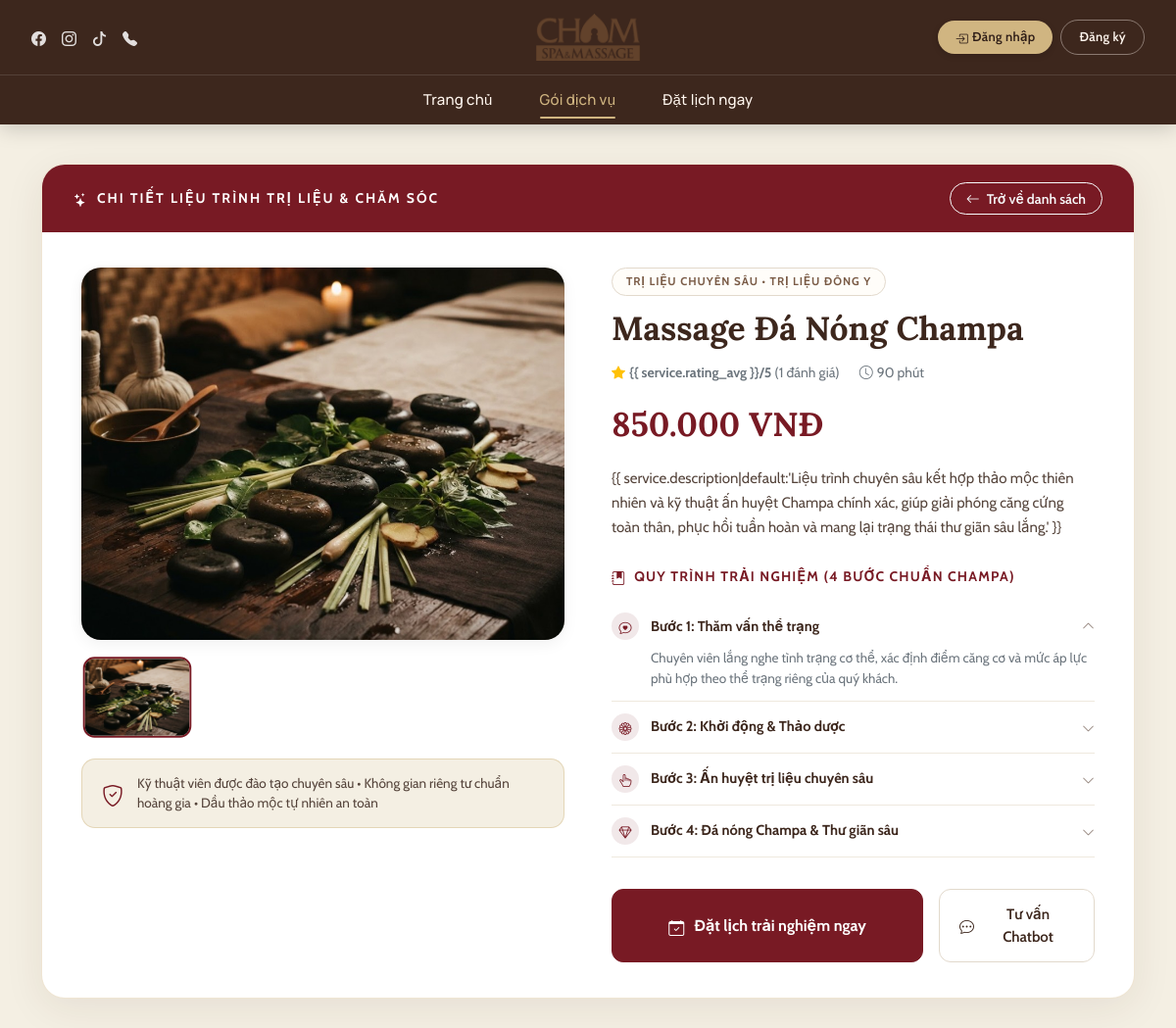
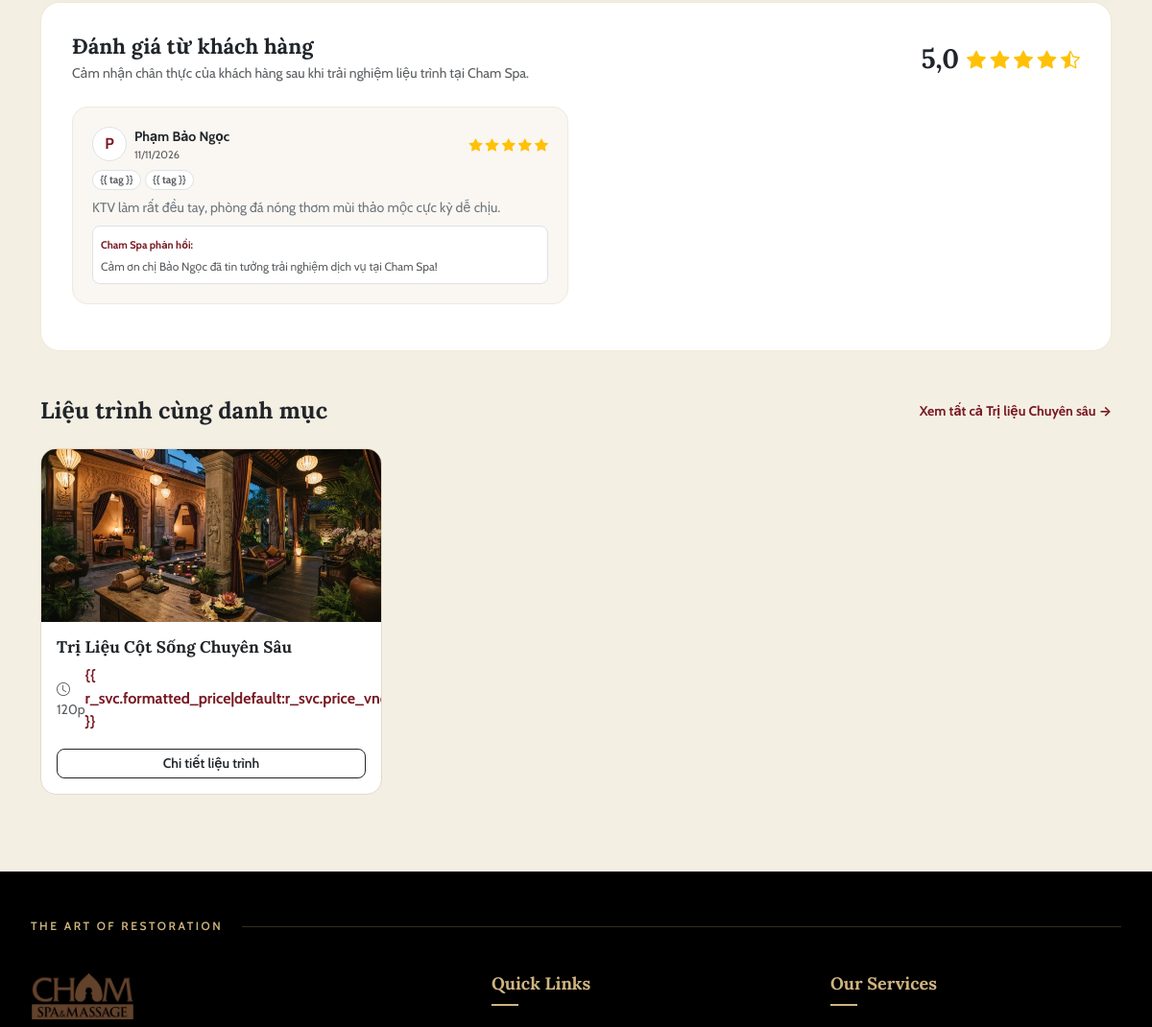
Page /services/detail/massage-da-nong-champa/ (upper part) on the earlier database version (2 pictures, top to bottom).
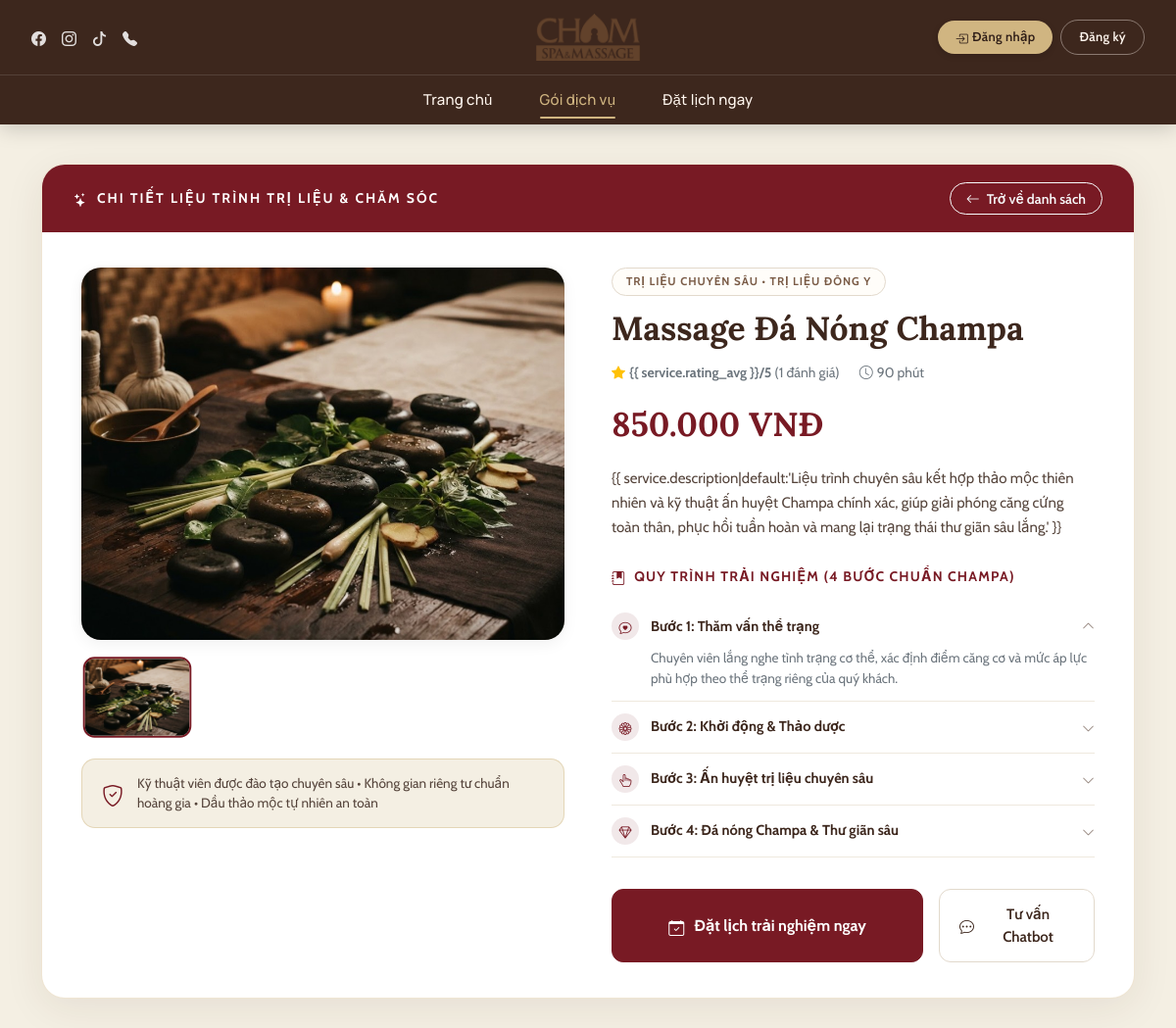
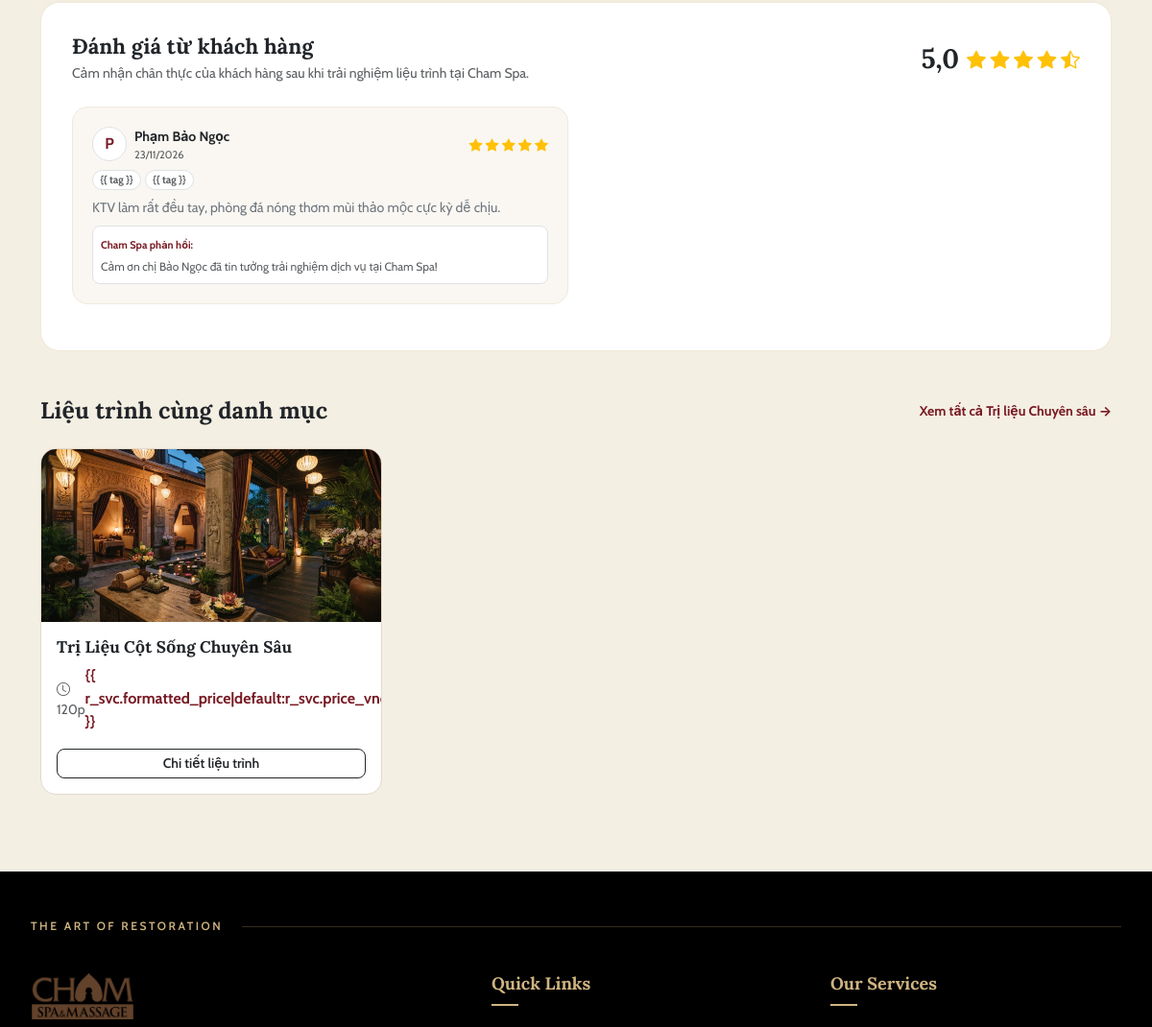
Same page on the later database version (2 pictures, top to bottom).
### core/models.py (models this page shows, shortened)
class Service(models.Model):
    STATUS_CHOICES = [
        ('Hoạt động', 'Hoạt động'),
        ('Ngừng hoạt động', 'Ngừng hoạt động'),
    ]
    category = models.ForeignKey(Category, on_delete=models.CASCADE, related_name='services',
                                 verbose_name="Danh mục phân loại")
    name = models.CharField(max_length=255, verbose_name="Tên dịch vụ")
    slug = models.SlugField(max_length=255, unique=True, verbose_name="Đường dẫn thân thiện (Slug)")
    thumbnail_url = models.CharField(max_length=500, null=True, blank=True, verbose_name="Đường dẫn ảnh đại diện chính")
    description = models.TextField(null=True, blank=True, verbose_name="Mô tả chi tiết liệu trình & công dụng")
    price_vnd = models.DecimalField(max_digits=15, decimal_places=2, verbose_name="Giá niêm yết (VNĐ)")
    duration_minutes = models.IntegerField(verbose_name="Thời lượng thực hiện (phút)")
    status = models.CharField(max_length=50, choices=STATUS_CHOICES, default='Hoạt động',
                              verbose_name="Trạng thái hiển thị")
    rating_avg = models.DecimalField(max_digits=2, decimal_places=1, default=0.0,
                                     verbose_name="Điểm đánh giá sao TB (1.0 - 5.0)")
    review_count = models.IntegerField(default=0, verbose_name="Tổng số lượt đánh giá")
    created_at = models.DateTimeField(auto_now_add=True, verbose_name="Thời điểm tạo dịch vụ")
    updated_at = models.DateTimeField(auto_now=True, verbose_name="Thời điểm cập nhật gần nhất")
    class Meta:
        db_table = "chamspa_service"
        verbose_name = "Dịch vụ Spa"
        verbose_name_plural = "MOD-03: 5. Dịch vụ Spa (Services)"

class Category(models.Model):
    STATUS_CHOICES = [
        ('Active', 'Hoạt động'),
        ('Inactive', 'Ẩn'),
    ]
    name = models.CharField(max_length=255, verbose_name="Tên danh mục")
    slug = models.SlugField(max_length=255, unique=True, verbose_name="Đường dẫn thân thiện (Slug)")
    status = models.CharField(max_length=50, choices=STATUS_CHOICES, default='Active', verbose_name="Trạng thái")
    created_at = models.DateTimeField(auto_now_add=True, verbose_name="Thời điểm tạo danh mục")
    updated_at = models.DateTimeField(auto_now=True, verbose_name="Thời điểm cập nhật gần nhất")
    class Meta:
        db_table = "chamspa_category"
        verbose_name = "Danh mục dịch vụ"
        verbose_name_plural = "MOD-03: 4. Danh mục dịch vụ (Categories)"

class Feedback(models.Model):
    STATUS_CHOICES = [
        ('Chờ phản hồi', 'Chờ phản hồi'),
        ('Đã phản hồi', 'Đã phản hồi'),
        ('Đã ẩn', 'Đã ẩn'),
    ]
    feedback_code = models.CharField(max_length=50, unique=True, verbose_name="Mã phiếu đánh giá (VD: FB-20261016-01)")
    appointment = models.OneToOneField(Appointment, on_delete=models.CASCADE, related_name='feedback',
                                       verbose_name="Lịch hẹn được đánh giá")
    customer = models.ForeignKey(User, on_delete=models.CASCADE, related_name='feedbacks',
                                 verbose_name="Khách hàng gửi đánh giá")
    rating = models.IntegerField(verbose_name="Số sao đánh giá (1 đến 5 sao)")
    tags = models.JSONField(default=list, blank=True, null=True, verbose_name="Thẻ cảm nhận nhanh (JSON)")
    comment = models.TextField(null=True, blank=True, verbose_name="Nội dung nhận xét chi tiết")
    attached_media = models.JSONField(default=list, blank=True, null=True,
                                      verbose_name="Ảnh/Video trải nghiệm thực tế (JSON)")
    reply = models.TextField(null=True, blank=True, verbose_name="Câu trả lời của đại diện Spa")
    replied_by = models.ForeignKey(User, on_delete=models.SET_NULL, null=True, blank=True,
                                   related_name='replied_feedbacks', verbose_name="Nhân viên đã phản hồi")
    replied_at = models.DateTimeField(null=True, blank=True, verbose_name="Thời điểm nhân viên gửi phản hồi")
    status = models.CharField(max_length=50, choices=STATUS_CHOICES, default='Chờ phản hồi',
                              verbose_name="Trạng thái hiển thị")
    created_at = models.DateTimeField(auto_now_add=True, verbose_name="Thời điểm gửi đánh giá")
    updated_at = models.DateTimeField(auto_now=True, verbose_name="Thời điểm cập nhật gần nhất")
    class Meta:
        db_table = "chamspa_feedback"
        ordering = ['-created_at']
        verbose_name = "Đánh giá dịch vụ"
        verbose_name_plural = "MOD-04: 16. Đánh giá dịch vụ (Feedbacks)"

class User(AbstractUser):
    name = models.CharField(max_length=255, verbose_name="Họ và tên")
    email = models.EmailField(max_length=255, unique=True, verbose_name="Địa chỉ Email")
    phone = models.CharField(max_length=20, unique=True, verbose_name="Số điện thoại (Unique)")
    is_active = models.BooleanField(default=True, verbose_name="Trạng thái tài khoản (True=Hoạt động, False=Đã khóa)")
    updated_at = models.DateTimeField(auto_now=True, verbose_name="Thời điểm cập nhật gần nhất")
    class Meta:
        db_table = "chamspa_user"
        verbose_name = "Người dùng"
        verbose_name_plural = "MOD-05: 1. Người dùng (Users)"

### services/views.py (the view)
# urls.py: path('detail/<slug:slug>/', views.service_detail_view, name='service_detail'),
def service_detail_view(request, slug):
    service = get_object_or_404(
        Service.objects.select_related('category').prefetch_related('images'),
        slug=slug
    )
    gallery_images = list(service.images.values_list('image_url', flat=True))
    if not gallery_images and service.thumbnail_url:
        gallery_images = [service.thumbnail_url]
    feedbacks = Feedback.objects.filter(
        appointment__details__service=service
    ).exclude(status='Đã ẩn').select_related('customer').order_by('-created_at')[:6]
    related_services = Service.objects.filter(
        category=service.category,
        status='Hoạt động'
    ).exclude(id=service.id)[:3]
    for r in related_services:
        r.formatted_price = f"{int(r.price_vnd):,}".replace(',', '.') + " VNĐ"
    formatted_price = f"{int(service.price_vnd):,}".replace(',', '.') + " VNĐ"
    context = {
        'service': service,
        'formatted_price': formatted_price,
        'service_code': f"#DVO{service.id:02d}",
        'gallery_images': gallery_images,
        'feedbacks': feedbacks,
        'related_services': related_services,
    }
    return render(request, 'services/service_detail.html', context)

### templates/services/service_detail.html (shortened to what the changed rows need)
{% extends "layouts/public_layout.html" %}
{% load static %}
{% block body_class %}page-services-service-detail{% endblock %}
{% block content %}
<section class="service-detail-container">
    <div class="container">
        <div class="service-detail-master-card">
            <div class="detail-card-body-content">
                <div class="row g-5">
                    <div class="col-lg-6">
                        <div class="detail-gallery-thumbs">
                            {% for img_url in gallery_images %}
                            <div class="detail-thumb-item {% if forloop.first %}active{% endif %}"
                                onclick="changeDetailPhoto('{{ img_url }}', this)">
                                <img src="{{ img_url }}" alt="Gallery {{ forloop.counter }}">
                            </div>
                            {% empty %}
                            <div class="detail-thumb-item active">
                                <img src="{{ service.thumbnail_url|default:'/static/images/treatment_1.png' }}"
                                    alt="{{ service.name }}">
                            </div>
                            {% endfor %}
                        </div>
                    </div>
                    <div class="col-lg-6">
                        <span class="detail-cat-pill">{{ service.category.name|upper }} • TRỊ LIỆU ĐÔNG Y</span>
                        <h1 class="detail-service-title">{{ service.name }}</h1>
                        <div class="detail-specs-meta">
                            <span><i class="bi bi-star-fill text-warning me-1"></i><strong>{{ service.rating_avg
                                    }}/5</strong> ({{ service.review_count }} đánh giá)</span>
                            <span><i class="bi bi-clock me-1"></i>{{ service.duration_minutes }} phút</span>
                        </div>
                        <div class="detail-price-tag">
                            {{ formatted_price }}
                        </div>
                        <p class="detail-desc-paragraph">
                            {{ service.description|default:'Liệu trình chuyên sâu kết hợp thảo mộc thiên nhiên và kỹ
                            thuật ấn huyệt Champa chính xác, giúp giải phóng căng cứng toàn thân, phục hồi tuần hoàn và
                            mang lại trạng thái thư giãn sâu lắng.' }}
                        </p>
                        <div class="detail-section-title">
                            <i class="bi bi-journal-bookmark-fill"></i> Quy trình trải nghiệm (4 Bước chuẩn Champa)
                        </div>
                        <div class="detail-process-accordion">
                            <div class="detail-step-item expanded">
                            </div>
                            <div class="detail-step-item">
                            </div>
                            <div class="detail-step-item">
                            </div>
                            <div class="detail-step-item">
                            </div>
                        </div>
                        <div class="detail-action-buttons-bar">
                            <a href="{% url 'appointment:booking' %}?service={{ service.id }}" class="btn-detail-book">
                            </a>
                            <button type="button" class="btn-detail-chat" onclick="openChatConsultation()">
                            </button>
                        </div>
                    </div>
                </div>
            </div>
        </div>
        <div class="detail-reviews-card">
            <div class="d-flex align-items-center justify-content-between mb-4">
                <div class="d-flex align-items-center gap-2">
                    <span class="fs-3 fw-bold font-serif text-dark">{{ service.rating_avg }}</span>
                    <div class="text-warning fs-5">
                        <i class="bi bi-star-fill"></i>
                        <i class="bi bi-star-fill"></i>
                        <i class="bi bi-star-fill"></i>
                        <i class="bi bi-star-fill"></i>
                        <i class="bi bi-star-half"></i>
                    </div>
                </div>
            </div>
            <div class="row g-3">
                {% for fb in feedbacks %}
                <div class="col-md-6">
                    <div class="review-bubble-item">
                        <div class="d-flex align-items-center justify-content-between mb-2">
                            <div class="d-flex align-items-center gap-2">
                                <div class="rounded-circle bg-white d-flex align-items-center justify-content-center border"
                                    style="width: 36px; height: 36px; color: var(--cham-primary-red); font-weight: 700;">
                                    {{ fb.customer.name|slice:":1"|default:"K" }}
                                </div>
                                <div>
                                    <div class="fw-bold text-dark small">{{ fb.customer.name|default:"Khách hàng" }}
                                    </div>
                                    <div class="text-muted" style="font-size: 11px;">{{ fb.created_at|date:"d/m/Y" }}
                                    </div>
                                </div>
                            </div>
                            <div class="text-warning small">
                                {% for i in "12345"|make_list %}
                                {% if forloop.counter <= fb.rating %} <i class="bi bi-star-fill"></i>
                                    {% else %}
                                    <i class="bi bi-star"></i>
                                    {% endif %}
                                    {% endfor %}
                            </div>
                        </div>
                        {% if fb.tags %}
                        <div class="d-flex flex-wrap gap-1 mb-2">
                            {% for tag in fb.tags %}
                            <span class="badge rounded-pill bg-white text-muted border" style="font-size: 11px;">{{ tag
                                }}</span>
                            {% endfor %}
                        </div>
                        {% endif %}
                        <p class="text-secondary small mb-2">{{ fb.comment }}</p>
                        {% if fb.reply %}
                        <div class="p-2 rounded-3 bg-white border small mt-2">
                            <span class="fw-bold" style="color: var(--cham-primary-red); font-size: 11px;">Cham Spa phản
                                hồi:</span>
                            <div class="text-muted mt-1" style="font-size: 12px;">{{ fb.reply }}</div>
                        </div>
                        {% endif %}
                    </div>
                </div>
                {% empty %}
                <div class="col-12 text-center py-4 text-muted">
                    <i class="bi bi-chat-heart fs-2 d-block mb-2 text-secondary"></i>
                    Liệu trình này nhận được tỷ lệ hài lòng 99% từ khách hàng tại cơ sở. Hãy là người đầu tiên gửi đánh
                    giá trực tuyến nhé!
                </div>
                {% endfor %}
            </div>
        </div>
        {% if related_services %}
        <div class="mt-5">
            <div class="d-flex align-items-center justify-content-between mb-4">
                <h3 class="font-serif fw-bold text-dark mb-0" style="font-size: 24px;">Liệu trình cùng danh mục</h3>
                <a href="{% url 'services:service_list' %}?category={{ service.category.slug }}"
                    class="fw-bold text-decoration-none small" style="color: var(--cham-primary-red);">
                    Xem tất cả {{ service.category.name }} →
                </a>
            </div>
            <div class="row row-cols-1 row-cols-md-3 g-4">
                {% for r_svc in related_services %}
                <div class="col">
                    <div class="related-card">
                        <div style="height: 180px; overflow: hidden;">
                            <img src="{{ r_svc.thumbnail_url|default:'/static/images/treatment_1.png' }}"
                                alt="{{ r_svc.name }}" class="w-100 h-100 object-fit-cover">
                        </div>
                        <div class="p-3 d-flex flex-column flex-grow-1">
                            <h5 class="font-serif fw-bold text-dark mb-2" style="font-size: 17px;">{{ r_svc.name }}</h5>
                            <div class="d-flex align-items-center justify-content-between text-muted small mb-3">
                                <span><i class="bi bi-clock me-1"></i>{{ r_svc.duration_minutes }}p</span>
                                <span class="fw-bold" style="color: var(--cham-primary-red); font-size: 16px;">{{
                                    r_svc.formatted_price|default:r_svc.price_vnd }}</span>
                            </div>
                            <div class="mt-auto d-grid">
                                <a href="{% url 'services:service_detail_slug' slug=r_svc.slug %}"
                                    class="btn btn-sm btn-outline-dark rounded-3">
                                    Chi tiết liệu trình
                                </a>
                            </div>
                        </div>
                    </div>
                </div>
                {% endfor %}
            </div>
        </div>
        {% endif %}
    </div>
</section>
{% endblock %}

Differences in the rows shown:
removed Feedback: customer.name "P", customer.name "Phạm Bảo Ngọc", created_at "11/11/2026", rating 5 (drawn), comment "KTV làm rất đều tay, phòng đá nóng thơm mùi thảo mộc cực kỳ dễ chịu.", reply "Cảm ơn chị Bảo Ngọc đã tin tưởng trải nghiệm dịch vụ tại Cham Spa!"
added Feedback: customer.name "P", customer.name "Phạm Bảo Ngọc", created_at "23/11/2026", rating 5 (drawn), comment "KTV làm rất đều tay, phòng đá nóng thơm mùi thảo mộc cực kỳ dễ chịu.", reply "Cảm ơn chị Bảo Ngọc đã tin tưởng trải nghiệm dịch vụ tại Cham Spa!"
